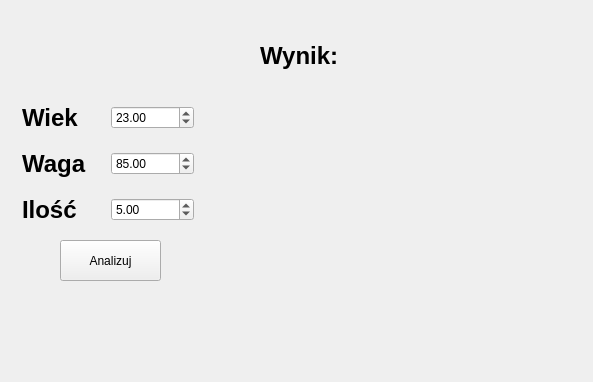
<?xml version="1.0" encoding="UTF-8"?>
<ui version="4.0">
 <class>MainWindow</class>
 <widget class="QMainWindow" name="MainWindow">
  <property name="geometry">
   <rect>
    <x>0</x>
    <y>0</y>
    <width>593</width>
    <height>382</height>
   </rect>
  </property>
  <property name="windowTitle">
   <string>MainWindow</string>
  </property>
  <widget class="QWidget" name="centralWidget">
   <widget class="QPushButton" name="pushButton">
    <property name="geometry">
     <rect>
      <x>60</x>
      <y>240</y>
      <width>101</width>
      <height>41</height>
     </rect>
    </property>
    <property name="text">
     <string>Analizuj</string>
    </property>
   </widget>
   <widget class="QWidget" name="verticalLayoutWidget">
    <property name="geometry">
     <rect>
      <x>20</x>
      <y>90</y>
      <width>176</width>
      <height>148</height>
     </rect>
    </property>
    <layout class="QVBoxLayout" name="verticalLayout">
     <property name="leftMargin">
      <number>2</number>
     </property>
     <property name="topMargin">
      <number>2</number>
     </property>
     <property name="rightMargin">
      <number>2</number>
     </property>
     <property name="bottomMargin">
      <number>2</number>
     </property>
     <item>
      <layout class="QHBoxLayout" name="horizontalLayout">
       <item>
        <widget class="QLabel" name="ageLabel">
         <property name="font">
          <font>
           <pointsize>18</pointsize>
           <weight>75</weight>
           <italic>false</italic>
           <bold>true</bold>
           <underline>false</underline>
           <strikeout>false</strikeout>
           <stylestrategy>PreferDefault</stylestrategy>
           <kerning>true</kerning>
          </font>
         </property>
         <property name="text">
          <string>Wiek</string>
         </property>
        </widget>
       </item>
       <item>
        <widget class="QDoubleSpinBox" name="ageDoubleSpinBox">
         <property name="minimum">
          <double>13.000000000000000</double>
         </property>
         <property name="value">
          <double>23.000000000000000</double>
         </property>
        </widget>
       </item>
      </layout>
     </item>
     <item>
      <layout class="QHBoxLayout" name="horizontalLayout_2">
       <item>
        <widget class="QLabel" name="weightLabel">
         <property name="font">
          <font>
           <pointsize>18</pointsize>
           <weight>75</weight>
           <italic>false</italic>
           <bold>true</bold>
           <underline>false</underline>
           <strikeout>false</strikeout>
           <stylestrategy>PreferDefault</stylestrategy>
           <kerning>true</kerning>
          </font>
         </property>
         <property name="text">
          <string>Waga</string>
         </property>
        </widget>
       </item>
       <item>
        <widget class="QDoubleSpinBox" name="weightDoubleSpinBox">
         <property name="minimum">
          <double>15.000000000000000</double>
         </property>
         <property name="maximum">
          <double>200.000000000000000</double>
         </property>
         <property name="value">
          <double>85.000000000000000</double>
         </property>
        </widget>
       </item>
      </layout>
     </item>
     <item>
      <layout class="QHBoxLayout" name="horizontalLayout_4">
       <item>
        <widget class="QLabel" name="amountLabel">
         <property name="font">
          <font>
           <pointsize>18</pointsize>
           <weight>75</weight>
           <italic>false</italic>
           <bold>true</bold>
           <underline>false</underline>
           <strikeout>false</strikeout>
           <stylestrategy>PreferDefault</stylestrategy>
           <kerning>true</kerning>
          </font>
         </property>
         <property name="text">
          <string>Ilość</string>
         </property>
        </widget>
       </item>
       <item>
        <widget class="QDoubleSpinBox" name="amountDoubleSpinBox">
         <property name="minimum">
          <double>1.000000000000000</double>
         </property>
         <property name="maximum">
          <double>15.000000000000000</double>
         </property>
         <property name="value">
          <double>5.000000000000000</double>
         </property>
        </widget>
       </item>
      </layout>
     </item>
    </layout>
   </widget>
   <widget class="QLabel" name="resultLabel">
    <property name="geometry">
     <rect>
      <x>350</x>
      <y>30</y>
      <width>131</width>
      <height>51</height>
     </rect>
    </property>
    <property name="font">
     <font>
      <pointsize>18</pointsize>
      <weight>75</weight>
      <bold>true</bold>
     </font>
    </property>
    <property name="text">
     <string/>
    </property>
   </widget>
   <widget class="QLabel" name="label">
    <property name="geometry">
     <rect>
      <x>260</x>
      <y>30</y>
      <width>81</width>
      <height>51</height>
     </rect>
    </property>
    <property name="font">
     <font>
      <pointsize>18</pointsize>
      <weight>75</weight>
      <bold>true</bold>
     </font>
    </property>
    <property name="text">
     <string>Wynik:</string>
    </property>
   </widget>
   <widget class="QWidget" name="resultImage" native="true">
    <property name="geometry">
     <rect>
      <x>220</x>
      <y>90</y>
      <width>351</width>
      <height>271</height>
     </rect>
    </property>
   </widget>
   <zorder>pushButton</zorder>
   <zorder>verticalLayoutWidget</zorder>
   <zorder>resultLabel</zorder>
   <zorder>amountLabel</zorder>
   <zorder>amountLabel</zorder>
   <zorder>amountLabel</zorder>
   <zorder>label</zorder>
   <zorder>resultImage</zorder>
  </widget>
 </widget>
 <layoutdefault spacing="6" margin="11"/>
 <resources/>
 <connections/>
</ui>
